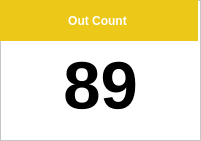
   <widget class="QFrame" name="frame_5">
    <property name="geometry">
     <rect>
      <x>530</x>
      <y>230</y>
      <width>201</width>
      <height>141</height>
     </rect>
    </property>
    <property name="palette">
     <palette>
      <active>
       <colorrole role="WindowText">
        <brush brushstyle="SolidPattern">
         <color alpha="255">
          <red>0</red>
          <green>0</green>
          <blue>0</blue>
         </color>
        </brush>
       </colorrole>
       <colorrole role="Button">
        <brush brushstyle="SolidPattern">
         <color alpha="255">
          <red>255</red>
          <green>255</green>
          <blue>255</blue>
         </color>
        </brush>
       </colorrole>
       <colorrole role="Light">
        <brush brushstyle="SolidPattern">
         <color alpha="255">
          <red>255</red>
          <green>255</green>
          <blue>255</blue>
         </color>
        </brush>
       </colorrole>
       <colorrole role="Midlight">
        <brush brushstyle="SolidPattern">
         <color alpha="255">
          <red>255</red>
          <green>255</green>
          <blue>255</blue>
         </color>
        </brush>
       </colorrole>
       <colorrole role="Dark">
        <brush brushstyle="SolidPattern">
         <color alpha="255">
          <red>127</red>
          <green>127</green>
          <blue>127</blue>
         </color>
        </brush>
       </colorrole>
       <colorrole role="Mid">
        <brush brushstyle="SolidPattern">
         <color alpha="255">
          <red>170</red>
          <green>170</green>
          <blue>170</blue>
         </color>
        </brush>
       </colorrole>
       <colorrole role="Text">
        <brush brushstyle="SolidPattern">
         <color alpha="255">
          <red>0</red>
          <green>0</green>
          <blue>0</blue>
         </color>
        </brush>
       </colorrole>
       <colorrole role="BrightText">
        <brush brushstyle="SolidPattern">
         <color alpha="255">
          <red>255</red>
          <green>255</green>
          <blue>255</blue>
         </color>
        </brush>
       </colorrole>
       <colorrole role="ButtonText">
        <brush brushstyle="SolidPattern">
         <color alpha="255">
          <red>0</red>
          <green>0</green>
          <blue>0</blue>
         </color>
        </brush>
       </colorrole>
       <colorrole role="Base">
        <brush brushstyle="SolidPattern">
         <color alpha="255">
          <red>255</red>
          <green>255</green>
          <blue>255</blue>
         </color>
        </brush>
       </colorrole>
       <colorrole role="Window">
        <brush brushstyle="SolidPattern">
         <color alpha="255">
          <red>255</red>
          <green>255</green>
          <blue>255</blue>
         </color>
        </brush>
       </colorrole>
       <colorrole role="Shadow">
        <brush brushstyle="SolidPattern">
         <color alpha="255">
          <red>0</red>
          <green>0</green>
          <blue>0</blue>
         </color>
        </brush>
       </colorrole>
       <colorrole role="AlternateBase">
        <brush brushstyle="SolidPattern">
         <color alpha="255">
          <red>255</red>
          <green>255</green>
          <blue>255</blue>
         </color>
        </brush>
       </colorrole>
       <colorrole role="ToolTipBase">
        <brush brushstyle="SolidPattern">
         <color alpha="255">
          <red>255</red>
          <green>255</green>
          <blue>220</blue>
         </color>
        </brush>
       </colorrole>
       <colorrole role="ToolTipText">
        <brush brushstyle="SolidPattern">
         <color alpha="255">
          <red>0</red>
          <green>0</green>
          <blue>0</blue>
         </color>
        </brush>
       </colorrole>
      </active>
      <inactive>
       <colorrole role="WindowText">
        <brush brushstyle="SolidPattern">
         <color alpha="255">
          <red>0</red>
          <green>0</green>
          <blue>0</blue>
         </color>
        </brush>
       </colorrole>
       <colorrole role="Button">
        <brush brushstyle="SolidPattern">
         <color alpha="255">
          <red>255</red>
          <green>255</green>
          <blue>255</blue>
         </color>
        </brush>
       </colorrole>
       <colorrole role="Light">
        <brush brushstyle="SolidPattern">
         <color alpha="255">
          <red>255</red>
          <green>255</green>
          <blue>255</blue>
         </color>
        </brush>
       </colorrole>
       <colorrole role="Midlight">
        <brush brushstyle="SolidPattern">
         <color alpha="255">
          <red>255</red>
          <green>255</green>
          <blue>255</blue>
         </color>
        </brush>
       </colorrole>
       <colorrole role="Dark">
        <brush brushstyle="SolidPattern">
         <color alpha="255">
          <red>127</red>
          <green>127</green>
          <blue>127</blue>
         </color>
        </brush>
       </colorrole>
       <colorrole role="Mid">
        <brush brushstyle="SolidPattern">
         <color alpha="255">
          <red>170</red>
          <green>170</green>
          <blue>170</blue>
         </color>
        </brush>
       </colorrole>
       <colorrole role="Text">
        <brush brushstyle="SolidPattern">
         <color alpha="255">
          <red>0</red>
          <green>0</green>
          <blue>0</blue>
         </color>
        </brush>
       </colorrole>
       <colorrole role="BrightText">
        <brush brushstyle="SolidPattern">
         <color alpha="255">
          <red>255</red>
          <green>255</green>
          <blue>255</blue>
         </color>
        </brush>
       </colorrole>
       <colorrole role="ButtonText">
        <brush brushstyle="SolidPattern">
         <color alpha="255">
          <red>0</red>
          <green>0</green>
          <blue>0</blue>
         </color>
        </brush>
       </colorrole>
       <colorrole role="Base">
        <brush brushstyle="SolidPattern">
         <color alpha="255">
          <red>255</red>
          <green>255</green>
          <blue>255</blue>
         </color>
        </brush>
       </colorrole>
       <colorrole role="Window">
        <brush brushstyle="SolidPattern">
         <color alpha="255">
          <red>255</red>
          <green>255</green>
          <blue>255</blue>
         </color>
        </brush>
       </colorrole>
       <colorrole role="Shadow">
        <brush brushstyle="SolidPattern">
         <color alpha="255">
          <red>0</red>
          <green>0</green>
          <blue>0</blue>
         </color>
        </brush>
       </colorrole>
       <colorrole role="AlternateBase">
        <brush brushstyle="SolidPattern">
         <color alpha="255">
          <red>255</red>
          <green>255</green>
          <blue>255</blue>
         </color>
        </brush>
       </colorrole>
       <colorrole role="ToolTipBase">
        <brush brushstyle="SolidPattern">
         <color alpha="255">
          <red>255</red>
          <green>255</green>
          <blue>220</blue>
         </color>
        </brush>
       </colorrole>
       <colorrole role="ToolTipText">
        <brush brushstyle="SolidPattern">
         <color alpha="255">
          <red>0</red>
          <green>0</green>
          <blue>0</blue>
         </color>
        </brush>
       </colorrole>
      </inactive>
      <disabled>
       <colorrole role="WindowText">
        <brush brushstyle="SolidPattern">
         <color alpha="255">
          <red>127</red>
          <green>127</green>
          <blue>127</blue>
         </color>
        </brush>
       </colorrole>
       <colorrole role="Button">
        <brush brushstyle="SolidPattern">
         <color alpha="255">
          <red>255</red>
          <green>255</green>
          <blue>255</blue>
         </color>
        </brush>
       </colorrole>
       <colorrole role="Light">
        <brush brushstyle="SolidPattern">
         <color alpha="255">
          <red>255</red>
          <green>255</green>
          <blue>255</blue>
         </color>
        </brush>
       </colorrole>
       <colorrole role="Midlight">
        <brush brushstyle="SolidPattern">
         <color alpha="255">
          <red>255</red>
          <green>255</green>
          <blue>255</blue>
         </color>
        </brush>
       </colorrole>
       <colorrole role="Dark">
        <brush brushstyle="SolidPattern">
         <color alpha="255">
          <red>127</red>
          <green>127</green>
          <blue>127</blue>
         </color>
        </brush>
       </colorrole>
       <colorrole role="Mid">
        <brush brushstyle="SolidPattern">
         <color alpha="255">
          <red>170</red>
          <green>170</green>
          <blue>170</blue>
         </color>
        </brush>
       </colorrole>
       <colorrole role="Text">
        <brush brushstyle="SolidPattern">
         <color alpha="255">
          <red>127</red>
          <green>127</green>
          <blue>127</blue>
         </color>
        </brush>
       </colorrole>
       <colorrole role="BrightText">
        <brush brushstyle="SolidPattern">
         <color alpha="255">
          <red>255</red>
          <green>255</green>
          <blue>255</blue>
         </color>
        </brush>
       </colorrole>
       <colorrole role="ButtonText">
        <brush brushstyle="SolidPattern">
         <color alpha="255">
          <red>127</red>
          <green>127</green>
          <blue>127</blue>
         </color>
        </brush>
       </colorrole>
       <colorrole role="Base">
        <brush brushstyle="SolidPattern">
         <color alpha="255">
          <red>255</red>
          <green>255</green>
          <blue>255</blue>
         </color>
        </brush>
       </colorrole>
       <colorrole role="Window">
        <brush brushstyle="SolidPattern">
         <color alpha="255">
          <red>255</red>
          <green>255</green>
          <blue>255</blue>
         </color>
        </brush>
       </colorrole>
       <colorrole role="Shadow">
        <brush brushstyle="SolidPattern">
         <color alpha="255">
          <red>0</red>
          <green>0</green>
          <blue>0</blue>
         </color>
        </brush>
       </colorrole>
       <colorrole role="AlternateBase">
        <brush brushstyle="SolidPattern">
         <color alpha="255">
          <red>255</red>
          <green>255</green>
          <blue>255</blue>
         </color>
        </brush>
       </colorrole>
       <colorrole role="ToolTipBase">
        <brush brushstyle="SolidPattern">
         <color alpha="255">
          <red>255</red>
          <green>255</green>
          <blue>220</blue>
         </color>
        </brush>
       </colorrole>
       <colorrole role="ToolTipText">
        <brush brushstyle="SolidPattern">
         <color alpha="255">
          <red>0</red>
          <green>0</green>
          <blue>0</blue>
         </color>
        </brush>
       </colorrole>
      </disabled>
     </palette>
    </property>
    <property name="autoFillBackground">
     <bool>true</bool>
    </property>
    <property name="frameShape">
     <enum>QFrame::StyledPanel</enum>
    </property>
    <property name="frameShadow">
     <enum>QFrame::Raised</enum>
    </property>
    <widget class="QLabel" name="lblCounter_4">
     <property name="geometry">
      <rect>
       <x>0</x>
       <y>40</y>
       <width>201</width>
       <height>91</height>
      </rect>
     </property>
     <property name="sizeIncrement">
      <size>
       <width>8</width>
       <height>9</height>
      </size>
     </property>
     <property name="palette">
      <palette>
       <active>
        <colorrole role="Mid">
         <brush brushstyle="SolidPattern">
          <color alpha="255">
           <red>255</red>
           <green>255</green>
           <blue>255</blue>
          </color>
         </brush>
        </colorrole>
       </active>
       <inactive>
        <colorrole role="Mid">
         <brush brushstyle="SolidPattern">
          <color alpha="255">
           <red>255</red>
           <green>255</green>
           <blue>255</blue>
          </color>
         </brush>
        </colorrole>
       </inactive>
       <disabled>
        <colorrole role="Mid">
         <brush brushstyle="SolidPattern">
          <color alpha="255">
           <red>255</red>
           <green>255</green>
           <blue>255</blue>
          </color>
         </brush>
        </colorrole>
       </disabled>
      </palette>
     </property>
     <property name="font">
      <font>
       <pointsize>50</pointsize>
       <weight>75</weight>
       <bold>true</bold>
      </font>
     </property>
     <property name="text">
      <string>89</string>
     </property>
     <property name="alignment">
      <set>Qt::AlignCenter</set>
     </property>
    </widget>
    <widget class="QWidget" name="widget_6" native="true">
     <property name="geometry">
      <rect>
       <x>-1</x>
       <y>0</y>
       <width>261</width>
       <height>41</height>
      </rect>
     </property>
     <widget class="QLabel" name="label_7">
      <property name="geometry">
       <rect>
        <x>-2</x>
        <y>0</y>
        <width>201</width>
        <height>41</height>
       </rect>
      </property>
      <property name="palette">
       <palette>
        <active>
         <colorrole role="WindowText">
          <brush brushstyle="SolidPattern">
           <color alpha="255">
            <red>255</red>
            <green>255</green>
            <blue>255</blue>
           </color>
          </brush>
         </colorrole>
         <colorrole role="Button">
          <brush brushstyle="SolidPattern">
           <color alpha="255">
            <red>236</red>
            <green>200</green>
            <blue>25</blue>
           </color>
          </brush>
         </colorrole>
         <colorrole role="Light">
          <brush brushstyle="SolidPattern">
           <color alpha="255">
            <red>255</red>
            <green>233</green>
            <blue>125</blue>
           </color>
          </brush>
         </colorrole>
         <colorrole role="Midlight">
          <brush brushstyle="SolidPattern">
           <color alpha="255">
            <red>245</red>
            <green>216</green>
            <blue>75</blue>
           </color>
          </brush>
         </colorrole>
         <colorrole role="Dark">
          <brush brushstyle="SolidPattern">
           <color alpha="255">
            <red>118</red>
            <green>100</green>
            <blue>12</blue>
           </color>
          </brush>
         </colorrole>
         <colorrole role="Mid">
          <brush brushstyle="SolidPattern">
           <color alpha="255">
            <red>157</red>
            <green>133</green>
            <blue>16</blue>
           </color>
          </brush>
         </colorrole>
         <colorrole role="Text">
          <brush brushstyle="SolidPattern">
           <color alpha="255">
            <red>0</red>
            <green>0</green>
            <blue>0</blue>
           </color>
          </brush>
         </colorrole>
         <colorrole role="BrightText">
          <brush brushstyle="SolidPattern">
           <color alpha="255">
            <red>255</red>
            <green>255</green>
            <blue>255</blue>
           </color>
          </brush>
         </colorrole>
         <colorrole role="ButtonText">
          <brush brushstyle="SolidPattern">
           <color alpha="255">
            <red>0</red>
            <green>0</green>
            <blue>0</blue>
           </color>
          </brush>
         </colorrole>
         <colorrole role="Base">
          <brush brushstyle="SolidPattern">
           <color alpha="255">
            <red>255</red>
            <green>255</green>
            <blue>255</blue>
           </color>
          </brush>
         </colorrole>
         <colorrole role="Window">
          <brush brushstyle="SolidPattern">
           <color alpha="255">
            <red>236</red>
            <green>200</green>
            <blue>25</blue>
           </color>
          </brush>
         </colorrole>
         <colorrole role="Shadow">
          <brush brushstyle="SolidPattern">
           <color alpha="255">
            <red>0</red>
            <green>0</green>
            <blue>0</blue>
           </color>
          </brush>
         </colorrole>
         <colorrole role="AlternateBase">
          <brush brushstyle="SolidPattern">
           <color alpha="255">
            <red>245</red>
            <green>227</green>
            <blue>140</blue>
           </color>
          </brush>
         </colorrole>
         <colorrole role="ToolTipBase">
          <brush brushstyle="SolidPattern">
           <color alpha="255">
            <red>255</red>
            <green>255</green>
            <blue>220</blue>
           </color>
          </brush>
         </colorrole>
         <colorrole role="ToolTipText">
          <brush brushstyle="SolidPattern">
           <color alpha="255">
            <red>0</red>
            <green>0</green>
            <blue>0</blue>
           </color>
          </brush>
         </colorrole>
        </active>
        <inactive>
         <colorrole role="WindowText">
          <brush brushstyle="SolidPattern">
           <color alpha="255">
            <red>255</red>
            <green>255</green>
            <blue>255</blue>
           </color>
          </brush>
         </colorrole>
         <colorrole role="Button">
          <brush brushstyle="SolidPattern">
           <color alpha="255">
            <red>236</red>
            <green>200</green>
            <blue>25</blue>
           </color>
          </brush>
         </colorrole>
         <colorrole role="Light">
          <brush brushstyle="SolidPattern">
           <color alpha="255">
            <red>255</red>
            <green>233</green>
            <blue>125</blue>
           </color>
          </brush>
         </colorrole>
         <colorrole role="Midlight">
          <brush brushstyle="SolidPattern">
           <color alpha="255">
            <red>245</red>
            <green>216</green>
            <blue>75</blue>
           </color>
          </brush>
         </colorrole>
         <colorrole role="Dark">
          <brush brushstyle="SolidPattern">
           <color alpha="255">
            <red>118</red>
            <green>100</green>
            <blue>12</blue>
           </color>
          </brush>
         </colorrole>
         <colorrole role="Mid">
          <brush brushstyle="SolidPattern">
           <color alpha="255">
            <red>157</red>
            <green>133</green>
            <blue>16</blue>
           </color>
          </brush>
         </colorrole>
         <colorrole role="Text">
          <brush brushstyle="SolidPattern">
           <color alpha="255">
            <red>0</red>
            <green>0</green>
            <blue>0</blue>
           </color>
          </brush>
         </colorrole>
         <colorrole role="BrightText">
          <brush brushstyle="SolidPattern">
           <color alpha="255">
            <red>255</red>
            <green>255</green>
            <blue>255</blue>
           </color>
          </brush>
         </colorrole>
         <colorrole role="ButtonText">
          <brush brushstyle="SolidPattern">
           <color alpha="255">
            <red>0</red>
            <green>0</green>
            <blue>0</blue>
           </color>
          </brush>
         </colorrole>
         <colorrole role="Base">
          <brush brushstyle="SolidPattern">
           <color alpha="255">
            <red>255</red>
            <green>255</green>
            <blue>255</blue>
           </color>
          </brush>
         </colorrole>
         <colorrole role="Window">
          <brush brushstyle="SolidPattern">
           <color alpha="255">
            <red>236</red>
            <green>200</green>
            <blue>25</blue>
           </color>
          </brush>
         </colorrole>
         <colorrole role="Shadow">
          <brush brushstyle="SolidPattern">
           <color alpha="255">
            <red>0</red>
            <green>0</green>
            <blue>0</blue>
           </color>
          </brush>
         </colorrole>
         <colorrole role="AlternateBase">
          <brush brushstyle="SolidPattern">
           <color alpha="255">
            <red>245</red>
            <green>227</green>
            <blue>140</blue>
           </color>
          </brush>
         </colorrole>
         <colorrole role="ToolTipBase">
          <brush brushstyle="SolidPattern">
           <color alpha="255">
            <red>255</red>
            <green>255</green>
            <blue>220</blue>
           </color>
          </brush>
         </colorrole>
         <colorrole role="ToolTipText">
          <brush brushstyle="SolidPattern">
           <color alpha="255">
            <red>0</red>
            <green>0</green>
            <blue>0</blue>
           </color>
          </brush>
         </colorrole>
        </inactive>
        <disabled>
         <colorrole role="WindowText">
          <brush brushstyle="SolidPattern">
           <color alpha="255">
            <red>118</red>
            <green>100</green>
            <blue>12</blue>
           </color>
          </brush>
         </colorrole>
         <colorrole role="Button">
          <brush brushstyle="SolidPattern">
           <color alpha="255">
            <red>236</red>
            <green>200</green>
            <blue>25</blue>
           </color>
          </brush>
         </colorrole>
         <colorrole role="Light">
          <brush brushstyle="SolidPattern">
           <color alpha="255">
            <red>255</red>
            <green>233</green>
            <blue>125</blue>
           </color>
          </brush>
         </colorrole>
         <colorrole role="Midlight">
          <brush brushstyle="SolidPattern">
           <color alpha="255">
            <red>245</red>
            <green>216</green>
            <blue>75</blue>
           </color>
          </brush>
         </colorrole>
         <colorrole role="Dark">
          <brush brushstyle="SolidPattern">
           <color alpha="255">
            <red>118</red>
            <green>100</green>
            <blue>12</blue>
           </color>
          </brush>
         </colorrole>
         <colorrole role="Mid">
          <brush brushstyle="SolidPattern">
           <color alpha="255">
            <red>157</red>
            <green>133</green>
            <blue>16</blue>
           </color>
          </brush>
         </colorrole>
         <colorrole role="Text">
          <brush brushstyle="SolidPattern">
           <color alpha="255">
            <red>118</red>
            <green>100</green>
            <blue>12</blue>
           </color>
          </brush>
         </colorrole>
         <colorrole role="BrightText">
          <brush brushstyle="SolidPattern">
           <color alpha="255">
            <red>255</red>
            <green>255</green>
            <blue>255</blue>
           </color>
          </brush>
         </colorrole>
         <colorrole role="ButtonText">
          <brush brushstyle="SolidPattern">
           <color alpha="255">
            <red>118</red>
            <green>100</green>
            <blue>12</blue>
           </color>
          </brush>
         </colorrole>
         <colorrole role="Base">
          <brush brushstyle="SolidPattern">
           <color alpha="255">
            <red>236</red>
            <green>200</green>
            <blue>25</blue>
           </color>
          </brush>
         </colorrole>
         <colorrole role="Window">
          <brush brushstyle="SolidPattern">
           <color alpha="255">
            <red>236</red>
            <green>200</green>
            <blue>25</blue>
           </color>
          </brush>
         </colorrole>
         <colorrole role="Shadow">
          <brush brushstyle="SolidPattern">
           <color alpha="255">
            <red>0</red>
            <green>0</green>
            <blue>0</blue>
           </color>
          </brush>
         </colorrole>
         <colorrole role="AlternateBase">
          <brush brushstyle="SolidPattern">
           <color alpha="255">
            <red>236</red>
            <green>200</green>
            <blue>25</blue>
           </color>
          </brush>
         </colorrole>
         <colorrole role="ToolTipBase">
          <brush brushstyle="SolidPattern">
           <color alpha="255">
            <red>255</red>
            <green>255</green>
            <blue>220</blue>
           </color>
          </brush>
         </colorrole>
         <colorrole role="ToolTipText">
          <brush brushstyle="SolidPattern">
           <color alpha="255">
            <red>0</red>
            <green>0</green>
            <blue>0</blue>
           </color>
          </brush>
         </colorrole>
        </disabled>
       </palette>
      </property>
      <property name="font">
       <font>
        <weight>75</weight>
        <bold>true</bold>
       </font>
      </property>
      <property name="autoFillBackground">
       <bool>true</bool>
      </property>
      <property name="text">
       <string>Out Count</string>
      </property>
      <property name="alignment">
       <set>Qt::AlignCenter</set>
      </property>
     </widget>
    </widget>
   </widget>
